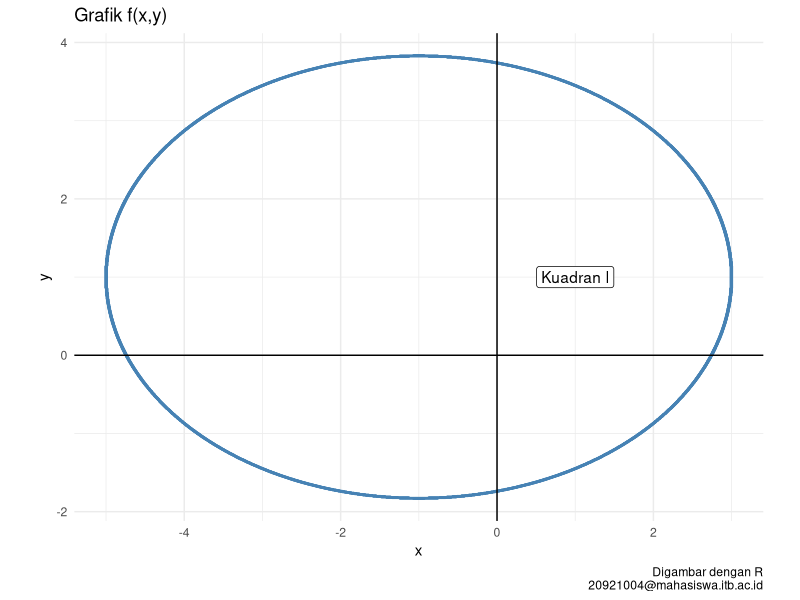
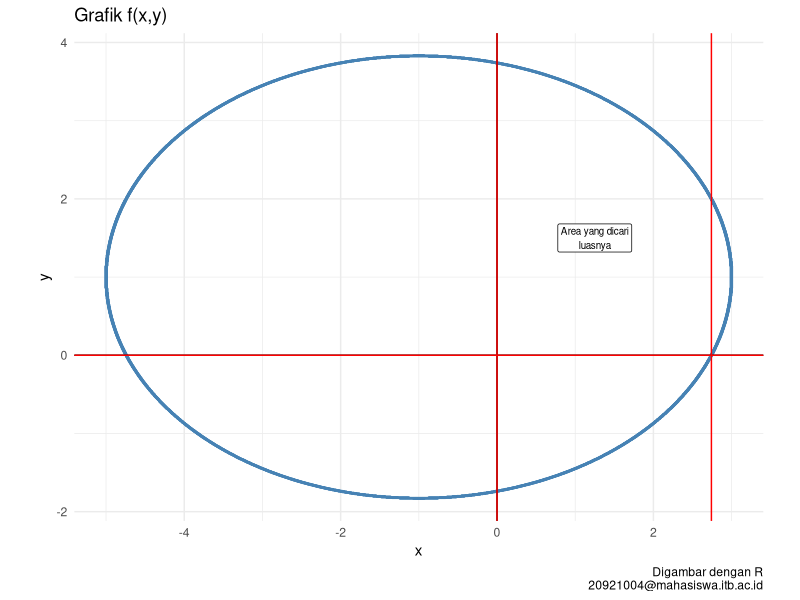

The R script that drew these images, in order: (Note: this script raises an error after producing the figures.)
## ---- chunk 1
knitr::opts_chunk$set(echo = TRUE)
setwd("~/209_ITB/Semester I/Algorithm and Software Design/UTS")
options(digits = 9)

rm(list=ls())
library(dplyr)
library(ggplot2)
## ---- chunk 2
gambar_grafik = function(x_lower,x_upper, # selang x
                         y_lower,y_upper, # selang y
                         delta, # selang gambar
                         f){ # fungsi f(x,y)
  # generate selang
  selang_x = seq(x_lower,x_upper,by = delta)
  selang_y = seq(y_lower,y_upper,by = delta)
  
  # menghitung (x,y) yang memenuhi f(x,y) = 1
  df = 
    # mengeluarkan semua kombinasi yang mungkin dari selang
    expand.grid(selang_x,selang_y) %>% 
    as.data.frame() %>% 
    # mengubah nama variabel menjadi x,y
    rename(x = Var1,
           y = Var2) %>%  
    # menghitung nilai f(x,y)
    mutate(f = f(x,y)) %>%
    # hanya mengambil (x,y) yang memenuhi f(x,y) = 1
    filter(round(f,2) == 1)
  # membuat grafik
  df %>% 
    ggplot(aes(x,y)) +
    geom_point(size = .1,
               color = "steelblue") +
    theme_minimal() +
    geom_vline(xintercept = 0,color = "black") +
    geom_hline(yintercept = 0,color = "black") +
    labs(title = "Grafik f(x,y)",
         caption = "Digambar dengan R\n20921004@mahasiswa.itb.ac.id")
}
## ---- chunk 3
# fungsi f(x,y) dari soal
f = function(x,y){
  p1 = ((x+1)^2)/16;p2 = ((y-1)^2)/8;return(p1+p2)
}

# gambar grafik
gambar_grafik(-10,4,-10,10,.005,f) + 
  coord_equal() +
  annotate("label",x = 1,y = 1,label = "Kuadran I")

## ---- chunk 4
soal = 
  gambar_grafik(-10,4,-10,10,.005,f) + 
  coord_equal() +
  geom_vline(xintercept = 0,
             color = "red") +
  geom_vline(xintercept = sqrt(14)-1,
             color = "red") +
  geom_hline(yintercept = 0,
             color = "red")

soal +
  annotate("label",
           x = 1.25,y = 1.5,size = 2.5,
           label = "Area yang dicari\nluasnya")
## ---- chunk 5
g = function(x){
  isi = 8 - (((x+1)^2)/2)
  1 + sqrt(isi)
}

## ---- chunk 6
knitr::include_graphics("images.png")
## ---- chunk 7
luas_trap = function(x0, # titik awal
                     xn, # titik akhir
                     n,  # banyak selang
                     f){ # fungsi y = f(x)
  # menghitung delta x
  h = (xn - x0) / n
  # menghitung f di x0
  f0 = f(x0)
  # selang pertama
  i = 1
  k = x0 + i*h
  fn = f(k)
  integration = (f0+fn)/2
  # iterasi untuk selang berikutnya hingga selesai
  for(i in 2:n){
    f0 = fn
    k = x0 + i*h
    fn = f(k)
    temp = (f0+fn)/2
    integration = integration + temp
  }
  # menghitung hampiran luas
  integration = integration * h
  return(integration)
}
## ---- chunk 8
N = c(10,50,100,200,1000,2500,5000,100000,250000,500000,750000,1000000)
Luas = c()
for(i in 1:length(N)){
  Luas[i] = luas_trap(0,
                      sqrt(14)-1,
                      N[i],
                      g)
}

data.frame(N,Luas) %>% 
  rename("n banyak selang" = N,
         "Luas aproksimasi" = Luas) %>% 
  knitr::kable("simple",caption = "Hasil Perhitungan Luas",align = "c")
